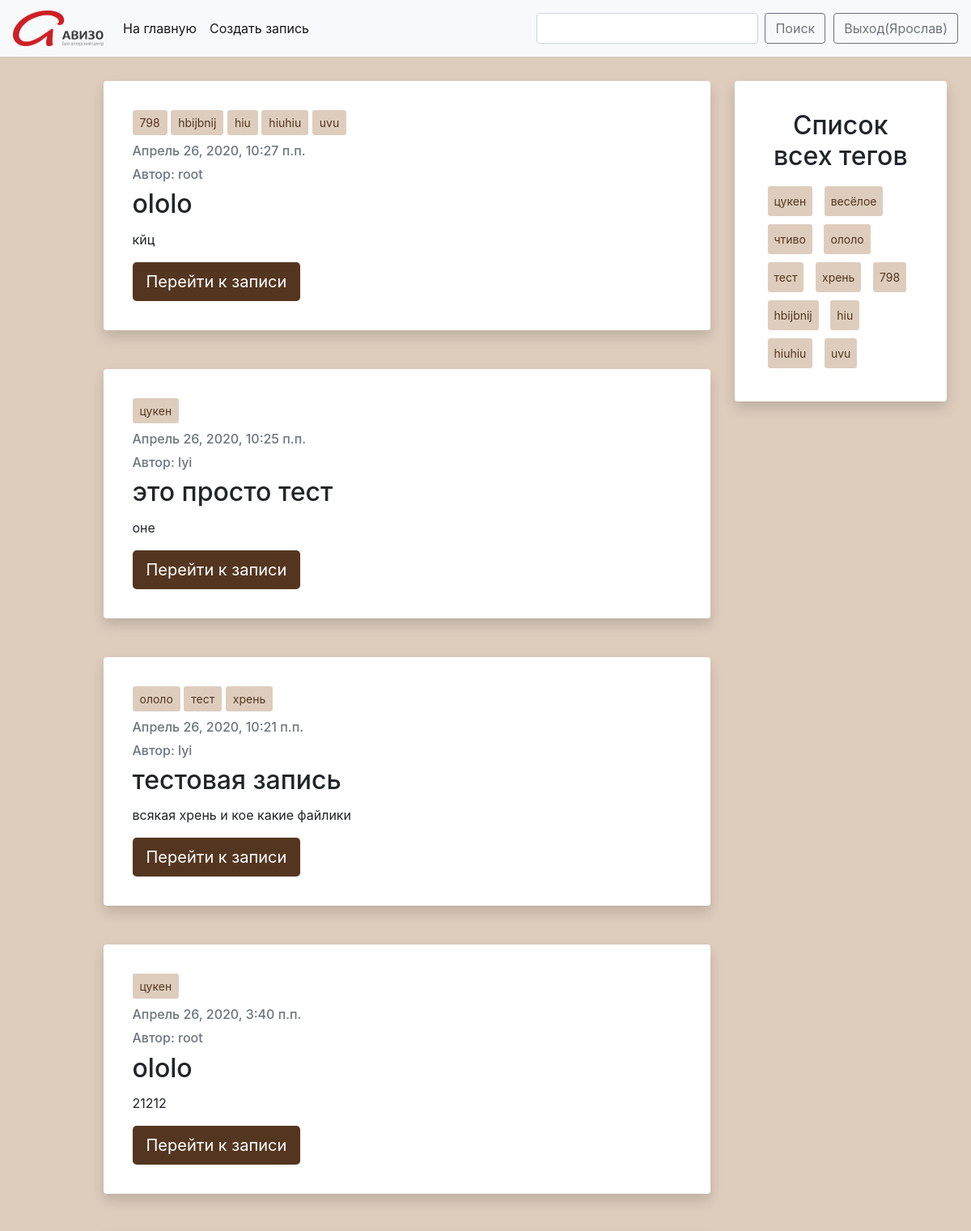
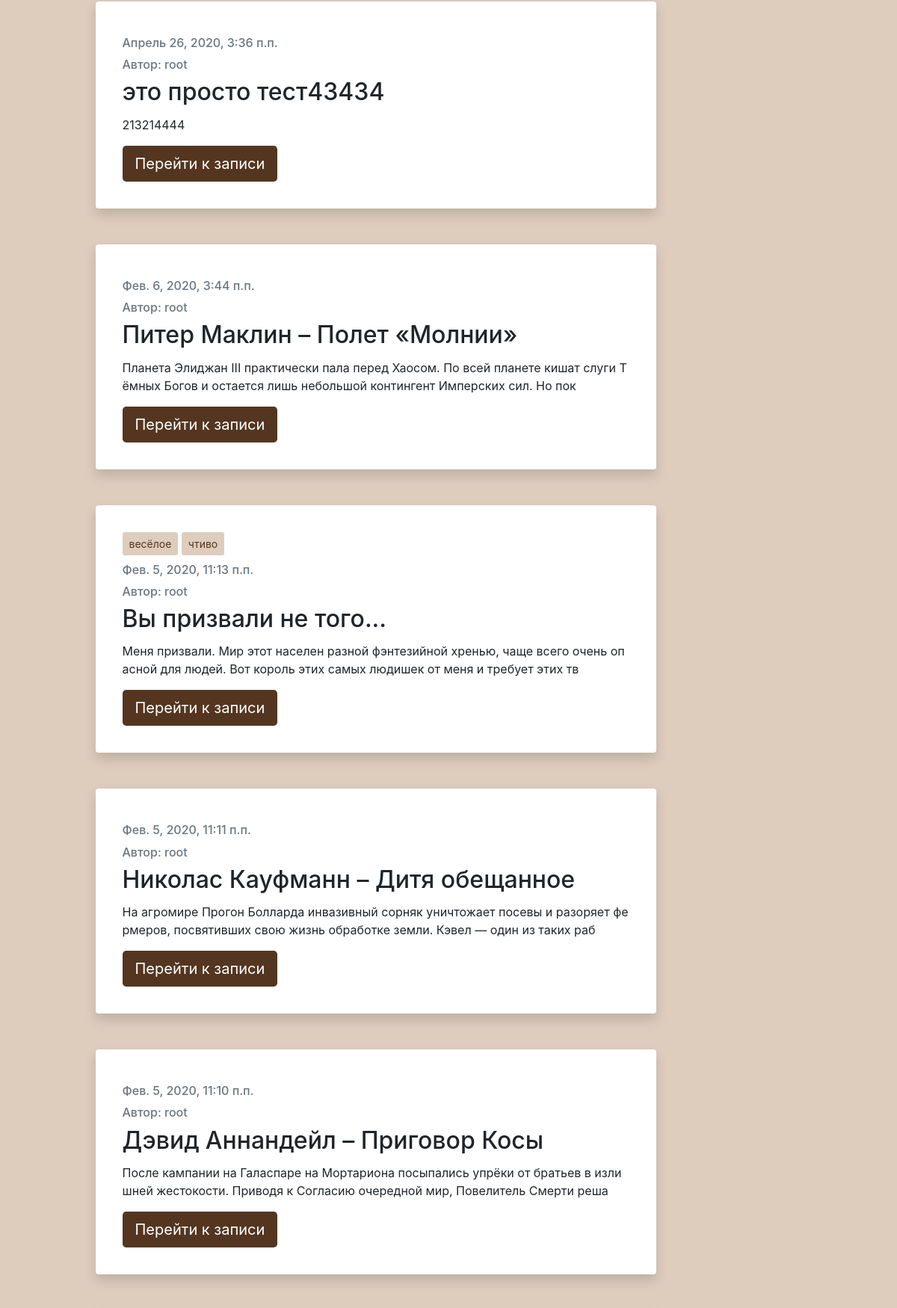
The app's page / (signed in, upper part) with its own data (2 pictures, top to bottom).
### blog/models.py (models this page shows, shortened)
class Post(models.Model):
    author = models.ForeignKey(settings.AUTH_USER_MODEL, on_delete=models.CASCADE)
    author_first_name = ''
    author_last_name = ''
    title = models.CharField(max_length=200)
    text = models.TextField()
    created_date = models.DateTimeField(default=timezone.now)
    published_date = models.DateTimeField(blank=True, null=True)
    tags = TaggableManager(through=RuTaggedItem, blank=True)
    document = models.FileField(blank=True)
    image = models.ImageField(blank=True, upload_to='images/')

### blog/views.py (the view, shortened to what this page needs)
# urls.py: path('', views.PostListView.as_view(), name='post_list'),
class PostListView(View):
    def tags(self):
        tags_cloud = Tag.objects.in_bulk()  # выгребаем словарь со всеми существующими тегами (id и пост+теги)
        dead_tags_id = []
        for i in tags_cloud.keys():  # Перебираем все теги и ищем пустые
            maybe_dead_tags = TaggedItem.objects.filter(tag_id=i)
            if maybe_dead_tags.exists() is False:  # Если к тегу не привязан пост он едет в список мёртвых
                dead_tags_id.append(i)
        for i in dead_tags_id:
            Tag.objects.filter(id=i).delete()
    def get(self, request, tag_slug=None):
        self.tags()
        post_with_tags = Post.objects.all()
        user = str(request.user)
        anon = 'AnonymousUser'
        all_tags = Tag.objects.all()
        if user is anon:
            return redirect('../login')
        if tag_slug:
            tag = get_object_or_404(Tag, slug=tag_slug)
            post_with_tags = post_with_tags.filter(tags__in=[tag])
            return render(request, 'blog/post_list.html', {'posts': post_with_tags, 'tag': tag, 'all_tags': all_tags})
        else:
            posts = Post.objects.filter(published_date__lte=timezone.now()).order_by('-published_date')
            return render(request, 'blog/post_list.html', {'posts': posts, 'all_tags': all_tags})

### blog/templates/blog/post_list.html (shortened to what this page needs)
{% extends 'include/base.html' %}
{% block all_tags %}
<div class="shadow p-3 mb-5 bg-white rounded" style="position: sticky; top: 100px;}">
    <div class="card-body">
        <h2 class="card-title"><center>Список всех тегов</center></h2>
        {% for tag in all_tags %}
        <a class="btn btn-sm" href="{% url 'post_list_by_tag' tag.slug %}" role="button"
           style="background: #decdbd; color: #543620; padding: 7px; margin: 5px;">{{ tag.name }}
        </a>
        {% endfor %}
    </div>
</div>
{% endblock %}
{% block content %}
{% include 'include/post.html' %}
{% endblock %}

### blog/templates/include/base.html (shortened to what this page needs)
<!doctype html>
{% load static %}
<html lang="en">
<head>
    <link rel="stylesheet" href="https://stackpath.bootstrapcdn.com/bootstrap/4.4.1/css/bootstrap.min.css">
</head>
<body>
<nav class="navbar navbar-expand-lg navbar-light bg-light sticky-top" style="background: #543620; color: #fff">
    <a class="navbar-brand" href="{% url 'post_list' %}"><img src="{% static 'images/logo.png' %}" width="112" height="44" alt=""></a>
    <div class="collapse navbar-collapse" id="navbarSupportedContent">
        <ul class="navbar-nav mr-auto">
            <li class="nav-item active">
                <a class="nav-link" href="{% url 'post_list' %}">На главную<span class="sr-only">(current)</span></a>
            </li>
            <li class="nav-item active">
                <a class="nav-link" href="{% url 'post_new' %}">Создать запись</a>
            </li>
        </ul>
        <form class="form-inline my-2 my-lg-0" method="POST">{% csrf_token %}
            <input class="form-control mr-sm-2" type="text" placeholder="" name="Search">
            <button class="btn btn btn-outline-secondary my-2 my-sm-0" role="button" type="submit">Поиск</button>
        </form>
        {% if request.user.is_authenticated %}
        <a class="btn btn btn-outline-secondary my-2 my-sm-0" style="margin-left: 10px" href="{% url 'logout' %}" role="button">Выход({{ request.user.first_name }})</a>
        {% else %}
        <a href="{% url 'login' %}">Логин</a>
        {% endif %}
    </div>
</nav>
<div class="container-fluid" style="padding: 30px;">
    <div class="row">
        <div class="col-1">
        </div>
        <div class="col-8">
            {% block content %}
            {% endblock %}
        </div>
        <div class="col-3">
            {% block all_tags %}
            {% endblock %}
        </div>
    </div>
</div>
</body>
</html>

### blog/templates/include/post.html
{% for post in posts %}
<div class="shadow p-3 mb-5 bg-white rounded">
    <div class="card-body">
        <p class="tags">
            {% for tag in post.tags.all %}
            <a class="btn btn-sm" style="background: #decdbd; color: #543620" href="{% url 'post_list_by_tag' tag.slug %}" role="button">{{ tag.name }}</a>{% if not forloop.last %} {% endif %}
            {% endfor %}</p>
        <h6 class="card-subtitle mb-3 text-muted">{{ post.published_date }}</h6>
        <h6 class="card-subtitle mb-2 text-muted">Автор: {{ post.author }}</h6>
        <h2 class="card-title">{{ post.title }}</h2>
        <p class="card-text" style="width: 100%; word-break: break-all">{{ post.text|stringformat:".150s" }}</p>
        <a class="btn btn-lg active" style="background: #543620; color: #fff" href="{% url 'post_detail' pk=post.pk %}" role="button" aria-pressed="true">Перейти к записи</a>
    </div>
</div>
{% endfor %}

### blog/templates/include/base.html (style rules this page uses)
body { background: #decdbd; }

### records on screen
Post: published_date "Апрель 26, 2020, 10:27 п.п.", author "root", title "ololo", text "кйц"
Tag: name "798"
Tag: name "hbijbnij"
Tag: name "hiu"
Tag: name "hiuhiu"
Tag: name "uvu"
Post: published_date "Апрель 26, 2020, 10:25 п.п.", author "lyi", title "это просто тест", text "оне"
Tag: name "цукен"
Post: published_date "Апрель 26, 2020, 10:21 п.п.", author "lyi", title "тестовая запись", text "всякая хрень и кое какие файлики"
Tag: name "ололо"
Tag: name "тест"
Tag: name "хрень"
Post: published_date "Апрель 26, 2020, 3:40 п.п.", author "root", title "ololo", text "21212"
Post: published_date "Апрель 26, 2020, 3:36 п.п.", author "root", title "это просто тест43434", text "213214444"
Post: published_date "Фев. 6, 2020, 3:44 п.п.", author "root", title "Питер Маклин – Полет «Молнии»", text "Планета Элиджан III практически пала перед Хаосом. По всей планете кишат слуги Тёмных Богов и остается лишь небольшой контингент Имперских сил. Но пок"
Post: published_date "Фев. 5, 2020, 11:13 п.п.", author "root", title "Вы призвали не того...", text "Меня призвали. Мир этот населен разной фэнтезийной хренью, чаще всего очень опасной для людей. Вот король этих самых людишек от меня и требует этих тв"
Tag: name "весёлое"
Tag: name "чтиво"
Post: published_date "Фев. 5, 2020, 11:11 п.п.", author "root", title "Николас Кауфманн – Дитя обещанное", text "На агромире Прогон Болларда инвазивный сорняк уничтожает посевы и разоряет фермеров, посвятивших свою жизнь обработке земли. Кэвел — один из таких раб"
Post: published_date "Фев. 5, 2020, 11:10 п.п.", author "root", title "Дэвид Аннандейл – Приговор Косы", text "После кампании на Галаспаре на Мортариона посыпались упрёки от братьев в излишней жестокости. Приводя к Согласию очередной мир, Повелитель Смерти реша"

### other values on screen
{{ request.user.first_name }} "Ярослав"
